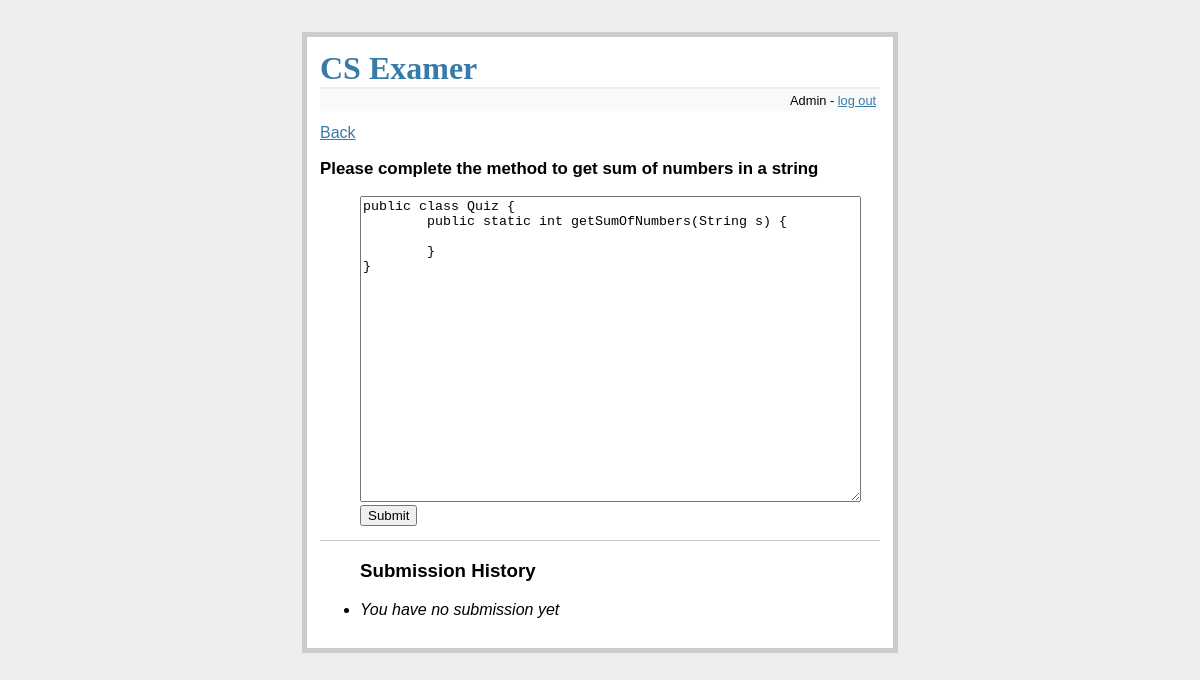
The page /show_question?quizID=1&questionID=1 (signed in) on the database its author committed.
### tables this page shows
CREATE TABLE t_question (
	id integer primary key autoincrement,
	question text not null,
	givenCode text not null,
	graderCode text not null
);

### CSExamer.py (the view)
@app.route('/show_question')
def show_question():
	if not session.get('logged_in'):
		return redirect(url_for('login'))
	db = get_db()
	quizID = int(request.args.get('quizID'))
	questionID = int(request.args.get('questionID'))
	quiz = Quiz.getQuizFromDB(quizID,db)
	question = Question.getQuestionFromDB(questionID,db)
	userID = session['userid']
	histories = SubmitHistory.getHistoriesFromDB(userID, quizID, questionID, db)
	return render_template('question.html', quiz = quiz, question = question, histories = histories)

### CSExamer.py (called while the page is built)
def connect_db():
	app.logger.debug('connect_db')
	rv = sqlite3.connect(app.config['DATABASE'])
	rv.row_factory = sqlite3.Row
	return rv

def get_db():
	app.logger.debug('get_db()')
	if not hasattr(g, 'sqlite_db'):
		g.sqlite_db = connect_db()
	return g.sqlite_db

### classes.py (called while the page is built)
	@classmethod
	def getQuizFromDB(self, id, db):
		cur = db.execute('select sectionID,title, description from t_quiz where id=?', (id,))
		result = cur.fetchone()
		quiz = Quiz(id, result[0], result[1], result[2])
		return quiz

	@classmethod
	def getQuestionFromDB(self, id, db):
		cur = db.execute('select question, givenCode from t_question where id=?', (id,))
		result = cur.fetchone()
		question = Question(id,result[0],result[1])
		return question

	@classmethod
	def getHistoriesFromDB(self, userID, quizID, questionID, db):
		cur = db.execute('select answer, result, time from t_submit_history where userID=? and quizID=? and questionID=? order by time desc', (userID,quizID,questionID))
		results = cur.fetchall()
		histories = []
		for result in results:
			history = SubmitHistory(userID,quizID,questionID,result[0],result[1],result[2])
			histories.append(history)
		return histories

### templates/question.html
{% extends "layout.html" %}
{% block body %}
  {% if session.logged_in %}
    <a href="{{ url_for('show_quiz', quizID = quiz.id) }}">Back</a>
    <form action="{{ url_for('submit_answer', questionID = question.id, quizID = quiz.id) }}" method=post class=add-entry>
      <dl>
        <dt><h3>{{ question.question }}</h3>
        <dd><textarea name=text rows=20 cols=60>{{ question.givenCode }}</textarea>
        <dd><input type=submit value=Submit>
      </dl>
    </form>
  {% endif %}
  <ul class=histories>
  <p><h3>Submission History</h3><p>
  {% for history in histories %}
    <li><h4>{{ history.time }} Test Result:</h4><textarea rows=10 cols=60 readonly>{{ history.result|safe }}</textarea>
    <h5>Your Code:</h5><textarea rows=10 cols=60 readonly>{{ history.answer|safe }}</textarea>
  {% else %}
    <li><em>You have no submission yet</em>
  {% endfor %}
  </ul>
{% endblock %}

### static/style.css (style rules this page uses)
a, h1, h2 { color: #377ba8; }
.add-entry { font-size: 0.9em; border-bottom: 1px solid #ccc; }
.add-entry dl { font-weight: bold; }

### rows shown on the page
t_question: question "Please complete the method to get sum of numbers in a string", text "public class Quiz { public static int getSumOfNumbers(String s) { } }"

### other values the page prints
{{ session.username }} "Admin"
